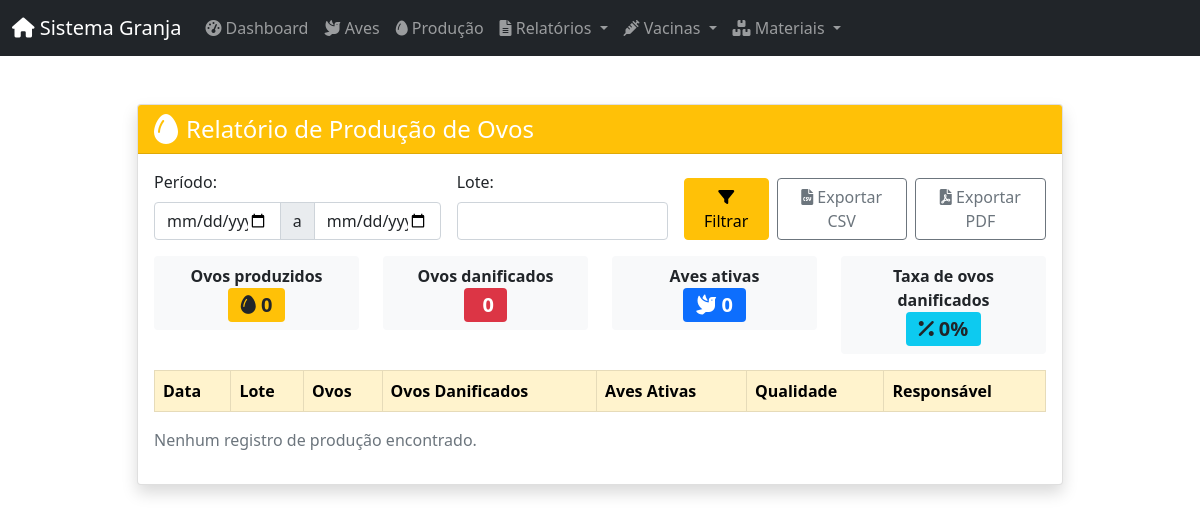
The app's page /producao/relatorio, older data.
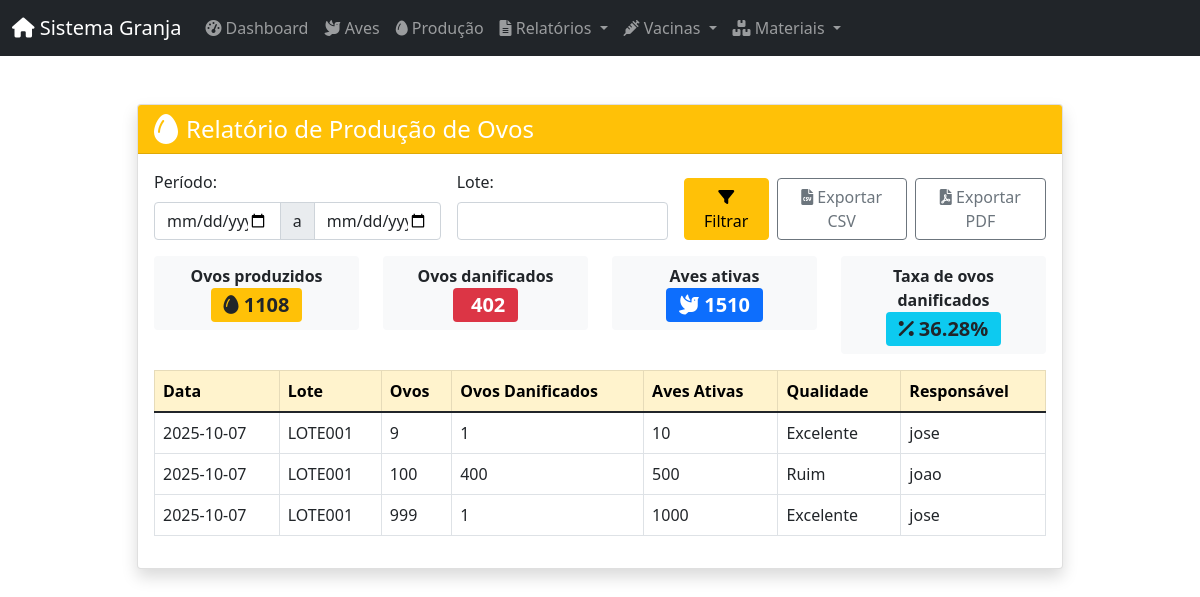
The same page, newer data.
### app/models/database.py (models this page shows)
class BaseModel(Model):
    class Meta:
        database = db

class Producao(BaseModel):
    id_producao = AutoField()
    data_coleta = DateField()
    quantidade_ovos = IntegerField()
    quantidade_aves = IntegerField()
    qualidade_producao = CharField(max_length=50)
    producao_nao_aproveitada = IntegerField(default=0)
    id_lote = CharField(max_length=50)
    observacoes = TextField(null=True)
    responsavel = CharField(max_length=100)
    class Meta:
        table_name = 'producao'

### app/controllers/producao_relatorio_controller.py (the view, shortened to what this page needs)
@producao_relatorio_bp.route('/producao/relatorio', methods=['GET'])
def relatorio_producao():
    print('Acessando relatorio_producao')
    inicio = request.args.get('inicio')
    fim = request.args.get('fim')
    lote_id = request.args.get('lote')
    agrupamento = request.args.get('agrupamento')
    print(f'Filtros recebidos: inicio={inicio}, fim={fim}, lote_id={lote_id}, agrupamento={agrupamento}')
    query = Producao.select()
    if inicio:
        query = query.where(Producao.data_coleta >= inicio)
    if fim:
        query = query.where(Producao.data_coleta <= fim)
    if lote_id:
        query = query.where(Producao.id_lote == lote_id)
    registros = list(query)
    print(f'Registros encontrados: {len(registros)}')
    total_ovos = sum(r.quantidade_ovos for r in registros)
    ovos_danificados = sum(r.producao_nao_aproveitada for r in registros)
    aves_ativas = sum(r.quantidade_aves for r in registros)
    taxa_quebra = round((ovos_danificados / total_ovos) * 100, 2) if total_ovos else 0
    return render_template('producao/relatorio.html', registros=registros, total_ovos=total_ovos, ovos_danificados=ovos_danificados, aves_ativas=aves_ativas, taxa_quebra=taxa_quebra)

### app/templates/producao/relatorio.html (shortened to what the changed rows need)
{% extends 'layouts/base.html' %}
{% block page_content %}
<div class="row justify-content-center">
    <div class="col-lg-10">
        <div class="card shadow mb-4">
            <div class="card-body">
                <div class="row mb-3">
                    <div class="col-md-3">
                        <div class="bg-light rounded p-2 text-center">
                            <span class="fw-bold">Ovos produzidos</span><br>
                            <span class="badge bg-warning text-dark fs-5"><i class="fas fa-egg"></i> {{ total_ovos }}</span>
                        </div>
                    </div>
                    <div class="col-md-3">
                        <div class="bg-light rounded p-2 text-center">
                            <span class="fw-bold">Ovos danificados</span><br>
                            <span class="badge bg-danger fs-5"> {{ ovos_danificados }}</span>
                        </div>
                    </div>
                    <div class="col-md-3">
                        <div class="bg-light rounded p-2 text-center">
                            <span class="fw-bold">Aves ativas</span><br>
                            <span class="badge bg-primary fs-5"><i class="fas fa-dove"></i> {{ aves_ativas }}</span>
                        </div>
                    </div>
                    <div class="col-md-3">
                        <div class="bg-light rounded p-2 text-center">
                            <span class="fw-bold">Taxa de ovos danificados</span><br>
                            <span class="badge bg-info text-dark fs-5"><i class="fas fa-percent"></i> {{ taxa_quebra }}%</span>
                        </div>
                    </div>
                </div>
                <div class="table-responsive">
                    <table class="table table-bordered table-hover align-middle">
                        <thead class="table-warning">
                            <tr>
                                <th>Data</th>
                                <th>Lote</th>
                                <th>Ovos</th>
                                <th>Ovos Danificados</th>
                                <th>Aves Ativas</th>
                                <th>Qualidade</th>
                                <th>Responsável</th>
                            </tr>
                        </thead>
                        <tbody>
                            {% for r in registros %}
                            <tr>
                                <td>{{ r.data_coleta }}</td>
                                <td>{{ r.id_lote }}</td>
                                <td>{{ r.quantidade_ovos }}</td>
                                <td>{{ r.producao_nao_aproveitada }}</td>
                                <td>{{ r.quantidade_aves }}</td>
                                <td>{{ r.qualidade_producao }}</td>
                                <td>{{ r.responsavel }}</td>
                            </tr>
                            {% endfor %}
                        </tbody>
                    </table>
                    {% if registros|length == 0 %}
                        <p class="mt-3 text-muted">Nenhum registro de produção encontrado.</p>
                    {% endif %}
                </div>
            </div>
        </div>
    </div>
</div>
{% endblock %}

Row changes from the older to the newer data that the page shows:
added Producao: data_coleta "2025-10-07", id_lote "LOTE001", quantidade_ovos "9", producao_nao_aproveitada "1", quantidade_aves "10", qualidade_producao "Excelente", responsavel "jose"
added Producao: data_coleta "2025-10-07", id_lote "LOTE001", quantidade_ovos "100", producao_nao_aproveitada "400", quantidade_aves "500", qualidade_producao "Ruim", responsavel "joao"
added Producao: data_coleta "2025-10-07", id_lote "LOTE001", quantidade_ovos "999", producao_nao_aproveitada "1", quantidade_aves "1000", qualidade_producao "Excelente", responsavel "jose"
Text that changed along with them:
{{ total_ovos }}: "0" → "1108"
{{ ovos_danificados }}: "0" → "402"
{{ aves_ativas }}: "0" → "1510"
{{ taxa_quebra }}: "0" → "36.28"
text no longer shown: "Nenhum registro de produção encontrado."
